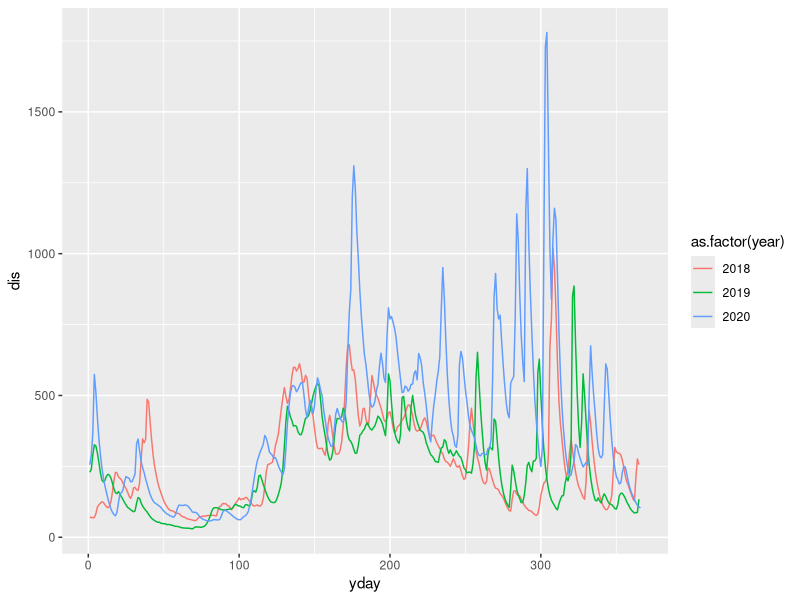

Source code (R):
## ---- chunk 1
library(tidyverse) #Data wrangling
library(readxl) #Import excel files
library(here) #File structure management
## ---- chunk 2
#Upload river data
riv <- read_csv(here("files", "river.csv")) 
## ---- chunk 3
#Wrangle data to pertinent parameters and time-frame.

riv <- riv %>%
  filter(PARAM == 1) %>% 
  mutate(year = lubridate::year(Date),
         month = lubridate::month(Date),
         yday = lubridate::yday(Date)) %>% 
  select(date = Date, year, month, yday, dis = Value) %>% 
  filter(year > 2017 & year < 2022)

## ---- chunk 4
#Plot discharge over three years
riv %>% 
  ggplot(aes(x = yday, y = dis, color = as.factor(year))) +
  geom_line()
